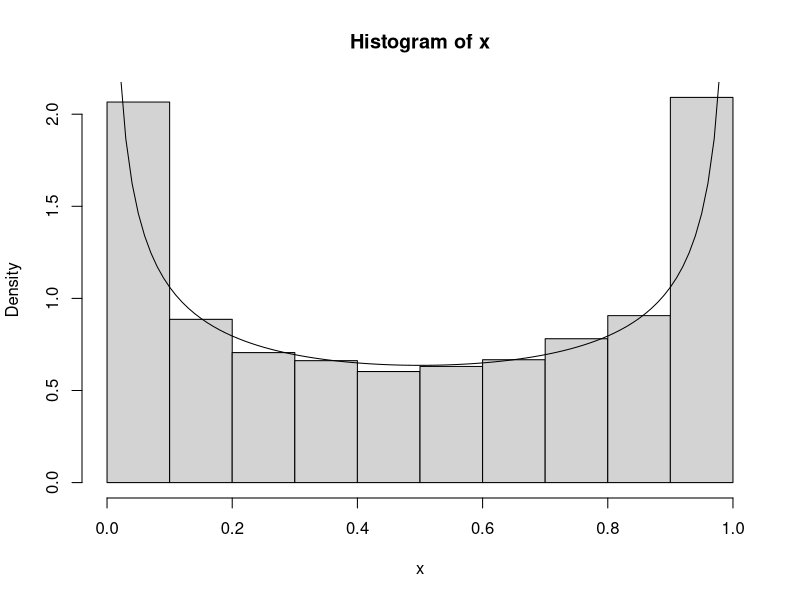
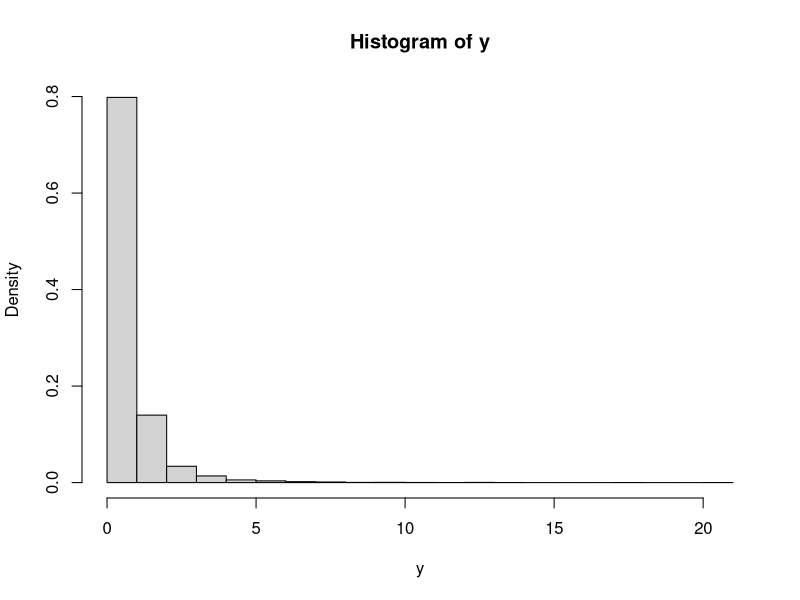
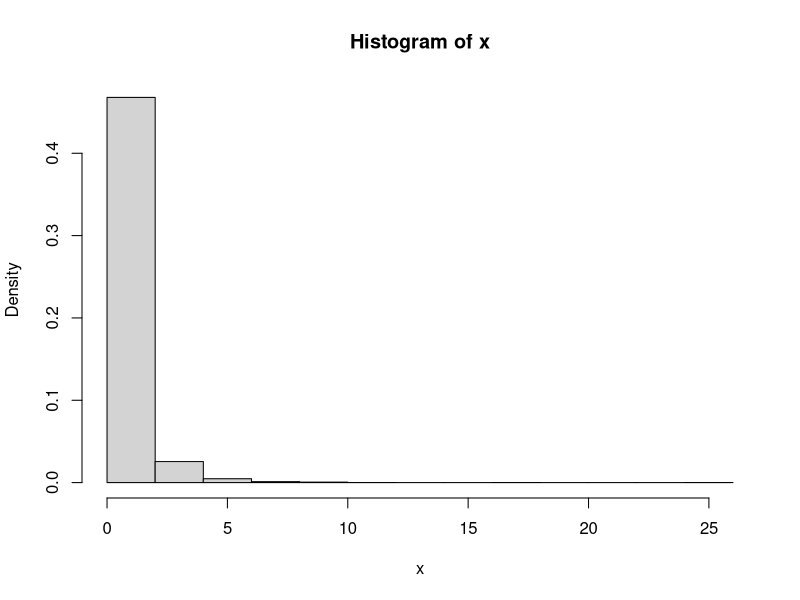
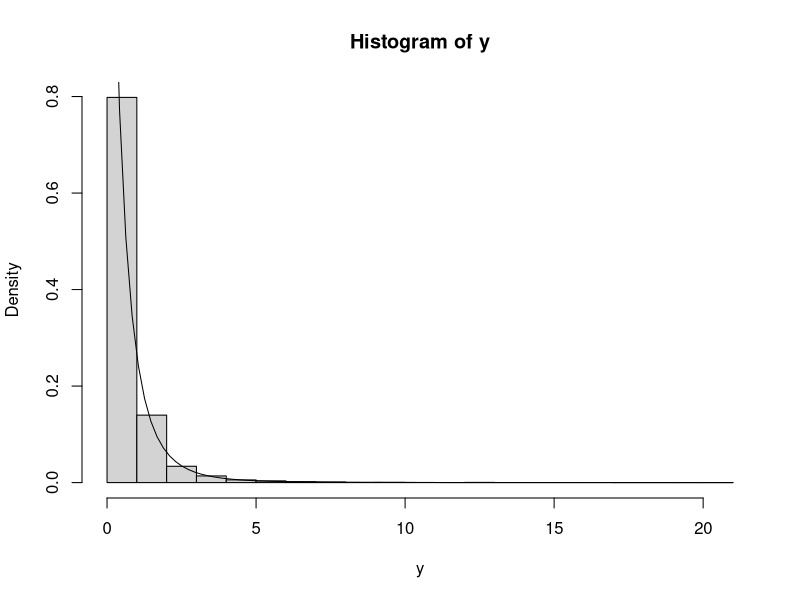
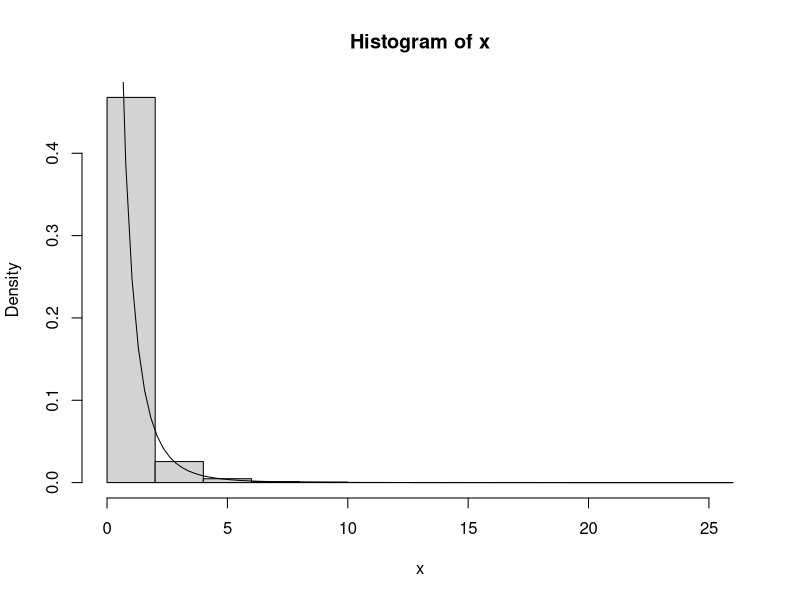
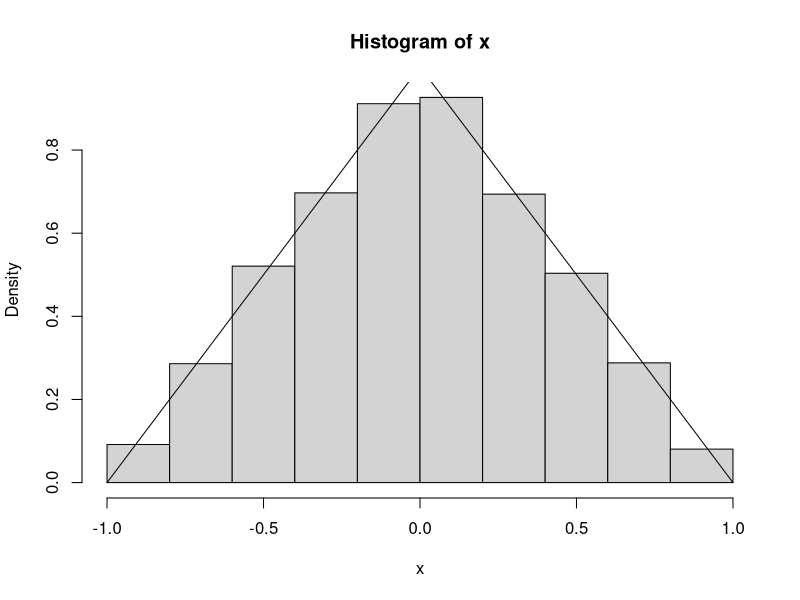
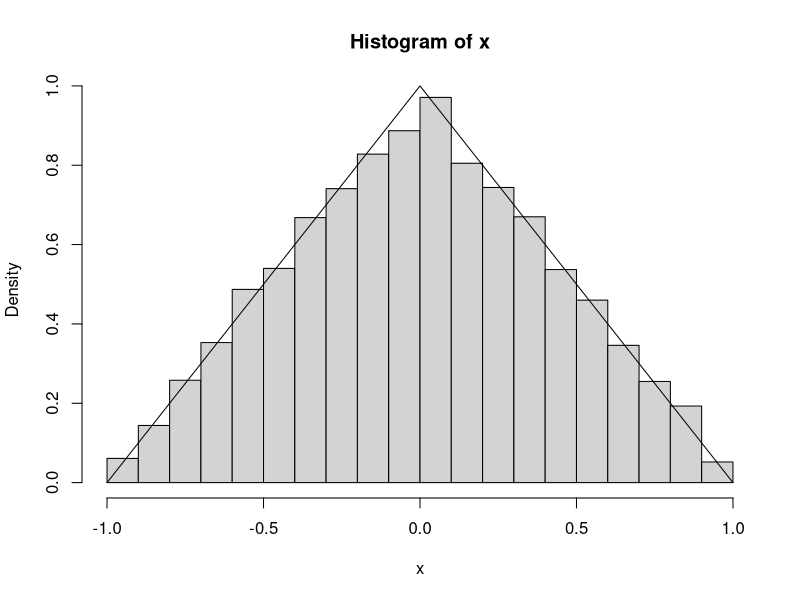

These charts were generated, in order, by the following R code:
## ---- chunk 1
knitr::opts_chunk$set(echo = TRUE, warning=FALSE, message=FALSE)
## ---- chunk 2
ISg1=function() {
  u=runif(1)
  return(u^2)
}
ISg2=function() {
  u=runif(1)
  return(2*u-u^2)
}

compY=function(){
  i=rbinom(1, 1, 0.5)
  if(i==0){y=ISg1()}
  else{y=ISg2()}
  return(y)
}

simY=replicate(10^4, compY())
## ---- chunk 3
n=10^4
f=function(x) 1/(pi*sqrt(x)*sqrt(1-x))
g=function(x) (1/(2*sqrt(x))+1/(2*sqrt(1-x)))/2
M=optimize(f=function(x){f(x)/g(x)},
           maximum=T, interval=c(0,1))$objective
u=runif(n)
y=replicate(10^4, compY())
x=y[u<f(y)/(M*g(y))]

hist(x, freq = F)
curve(f(x), add=T)
## ---- chunk 4
simT=function(r){
  x=rnorm(1, 0, 1)
  y=rchisq(1, r)
  t=x/sqrt(y/r)
  return(t)
}

x=replicate(10^4, simT(4))
y=replicate(10^4, simT(5))
mean(abs(x-y))
## ---- chunk 5
n=10^4
u=runif(n)
y=(-16/(u-1))^(1/4)-2
hist(y, freq = F)
## ---- chunk 6
n=10^4
w=rgamma(n, 4, 2)
x=rexp(n, w)
hist(x, freq=F)
## ---- chunk 7
hist(y, freq = F)
curve(64/(2+x)^5, add=T)
hist(x, freq=F)
curve(64/(2+x)^5, add=T)

mean(y)
var(y)
mean(x)
var(x)
## ---- chunk 8
simF=function(y){
    v1=rchisq(1, 3)
    v2=rchisq(1, 4)
    f=(v1/3)/(v2/4)
    return(f)
}

randF=replicate(10^4, simF())

mean(randF>40)
pf(40, 3, 4, lower.tail = F)
## ---- chunk 9
n=10^4

isF= function(z,n){
  u=runif(n)
  gx=function(x) {200/x^3}
  X=sqrt(100/(1-u))
  w = df(X, 3, 4)/gx(X)
  mean(w*(X>z))
}

isF(40, n)
## ---- chunk 10
system.time({
  simF=function(y){
      v1=rchisq(1, 3)
      v2=rchisq(1, 4)
      f=(v1/3)/(v2/4)
      return(f)
  }
  
  randF=replicate(10^4, simF())
  
  mean(randF>40)
})

system.time({
  n=10^4
  
isF= function(z,n){
  u=runif(n)
  gx=function(x) {200/x^3}
  X=sqrt(100/(1-u))
  w = df(X, 3, 4)/gx(X)
  mean(w*(X>z))
}
  
  isF(40, n)

})
## ---- chunk 11
n=10^4
fx=function(x) {sqrt(2/pi)*exp(-x^2/2)*x^2}

simN=function(a, b){
  fx=function(x)  {sqrt(2/pi)*exp(-x^2/2)}
  gx=function(x) {1/2*exp(-abs(x))}
  M=optimize(f=function(x){fx(x)/gx(x)}, maximum = T,
             interval=c(0, 100))$objective
  while(T){
    u=runif(1)
    X=log(2*u)*(u<=1/2)-log(2*(1-u))*(u>1/2)
    Y=runif(1, 0, M*gx(X))
    if(Y<fx(X)) return(b*(2*rbinom(1, 1, 1/2)-1)*X+a)
  }
}


randN1=replicate(n, simN(0, 1))
mean((randN1>1)*randN1^2)

# true value
randN0=rnorm(n)
mean((randN0>1)*randN0^2)
## ---- chunk 12
n=10^4

rnormt=function(n, range) {
  F.a=pnorm(min(range))
  F.b=pnorm(max(range))
  
  u=runif(n, min = F.a, max = F.b)
  
  qnorm(u)
  
}

isN1=function(z,n){
  u=runif(n)
  gx=function(x) {1/(sqrt(2*pi)*(1-pnorm(1)))*exp(-0.5*x^2)}
  X=rnormt(n, c(1, Inf))   
  w = dnorm(X)/gx(X)
  mean(w*(X>z)*X^2)
}

isN1(1, n)

# true value
randN0=rnorm(n)
mean((randN0>1)*randN0^2)
## ---- chunk 13
n=10^4

isN2= function(z,n){
  u=runif(n)
  hx=function(x) {x*exp((1-x^2)/2)}
  X=sqrt(1-2*log(1-u))   
  w = dnorm(X)/hx(X)
  mean(w*(X>z)*X^2)
}

isN2(1, n)

# true value
randN0=rnorm(n)
mean((randN0>1)*randN0^2)
## ---- chunk 14
set.seed(1)

# (a)
mean((randN1>1)*randN1^2)
sd((randN1>1)*randN1^2)

# (b)
n=10^4
z=1

u=runif(n)
gx=function(x) {1/(sqrt(2*pi)*(1-pnorm(1)))*exp(-0.5*x^2)}
randN2=rnormt(n, c(1, Inf))   
w=dnorm(randN2)/gx(randN2)

mean(w*(randN2>z)*randN2^2)
sd(w*(randN2>z)*randN2^2)

# (c)
n=10^4
z=1

u=runif(n)
hx=function(x) {x*exp((1-x^2)/2)}
randN3=sqrt(1-2*log(1-u))   
w = dnorm(randN3)/hx(randN3)

mean(w*(randN3>z)*randN3^2)
sd(w*(randN3>z)*randN3^2)
## ---- chunk 15
# rejection method
u1=runif(10^4, -1, 1)
u2=runif(10^4)
x=u1[u2<(1-abs(u1))]
hist(x, freq=F)
curve(1-abs(x), add=T)

# inverse transform method
n=10^4
u=runif(n)
x=(-1+sqrt(2*u))*(u<1/2)+(1-sqrt(2*(1-u)))*(u>1/2)
hist(x, freq=F)
curve(1-abs(x), add=T)
